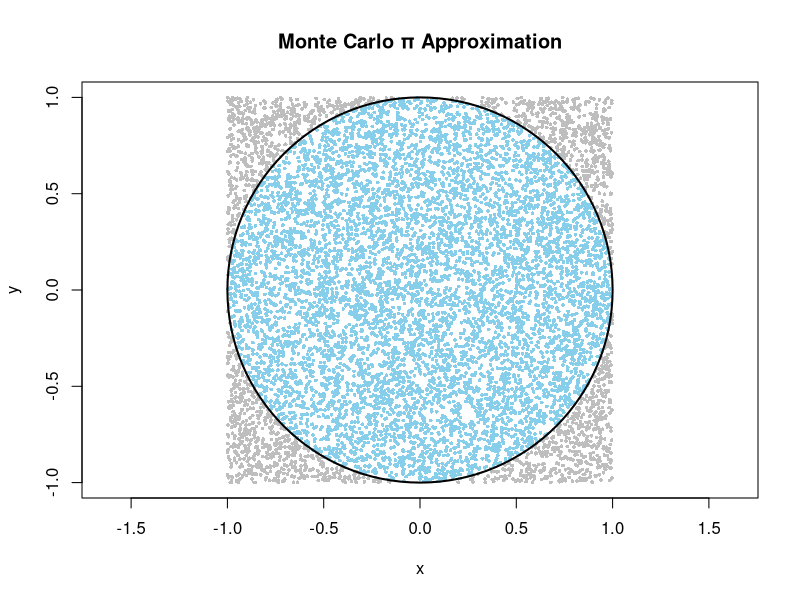

This figure's R source:
## ---- chunk 1
set.seed(0)

estimate_pi <- function(N) {
  x <- runif(N, -1, 1)
  y <- runif(N, -1, 1)
  inside <- (x^2 + y^2) <= 1
  4 * mean(inside)
}

estimate_pi(100)

estimate_pi(10000)

estimate_pi(1000000)
## ---- chunk 2
set.seed(1)
N <- 10000
x <- runif(N, -1, 1)
y <- runif(N, -1, 1)
inside <- (x^2 + y^2) <= 1

plot(x[inside], y[inside], col='skyblue', pch=16, cex=0.5,
     xlab='x', ylab='y', asp=1,
     main='Monte Carlo π Approximation',
     xlim=c(-1,1), ylim=c(-1,1))
points(x[!inside], y[!inside], col='gray', pch=16, cex=0.5)
symbols(0, 0, circles=1, inches=FALSE, add=TRUE, lwd=2)
